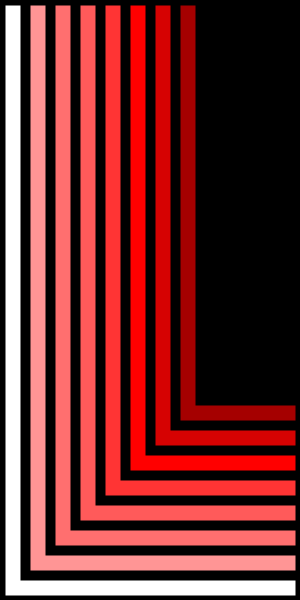
Frame 1 (no input)
Frame 60 (the mouse pressed at the canvas centre just before this capture): identical to frame 1, image omitted
Frame 120 (the mouse held since frame 60 and released just before this capture): identical to frame 1, image omitted

The Processing sketch that drew this single still picture (run headless with seeded random() and noise(); from frame 60 on, the mouse is pressed at the canvas centre):

// Processing sketch: Challange_16
// ── Challange_16.pde


void setup() {
  size(300,600);
  background(255);
  strokeWeight(10);
  rect(0,0,300,600);
  fill(#FF9595);
  rect(25,0,275,575);
  fill(#FF6F6F);
  rect(50,0,250,550);
  fill(#FF5A5A);
  rect(75,0,225,525);
  fill(#FF3434);
  rect(100,0,200,500);
  fill(#FF0000);
  rect(125,0,175,475);
  fill(#D60202);
  rect(150,0,150,450);
  fill(#A50000);
  rect(175,0,125,425);
  fill(0);
  rect(200,0,100,400);
}

void draw() {
  
}
